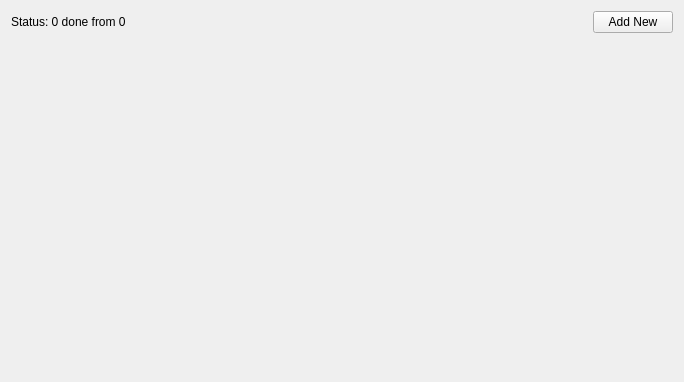
<?xml version="1.0" encoding="UTF-8"?>
<ui version="4.0">
 <class>MainWindow</class>
 <widget class="QMainWindow" name="MainWindow">
  <property name="geometry">
   <rect>
    <x>0</x>
    <y>0</y>
    <width>684</width>
    <height>382</height>
   </rect>
  </property>
  <property name="windowTitle">
   <string>To Do List</string>
  </property>
  <widget class="QWidget" name="centralWidget">
   <layout class="QVBoxLayout" name="verticalLayout">
    <item>
     <layout class="QHBoxLayout" name="horizontalLayout">
      <item>
       <widget class="QLabel" name="statusLabel">
        <property name="text">
         <string>Status: 0 done from 0</string>
        </property>
       </widget>
      </item>
      <item>
       <spacer name="horizontalSpacer">
        <property name="orientation">
         <enum>Qt::Horizontal</enum>
        </property>
        <property name="sizeHint" stdset="0">
         <size>
          <width>40</width>
          <height>20</height>
         </size>
        </property>
       </spacer>
      </item>
      <item>
       <widget class="QPushButton" name="addButton">
        <property name="text">
         <string>Add New</string>
        </property>
       </widget>
      </item>
     </layout>
    </item>
    <item>
     <layout class="QVBoxLayout" name="tasksLayout"/>
    </item>
    <item>
     <spacer name="verticalSpacer">
      <property name="orientation">
       <enum>Qt::Vertical</enum>
      </property>
      <property name="sizeHint" stdset="0">
       <size>
        <width>20</width>
        <height>40</height>
       </size>
      </property>
     </spacer>
    </item>
   </layout>
  </widget>
 </widget>
 <layoutdefault spacing="6" margin="11"/>
 <resources/>
 <connections/>
</ui>
